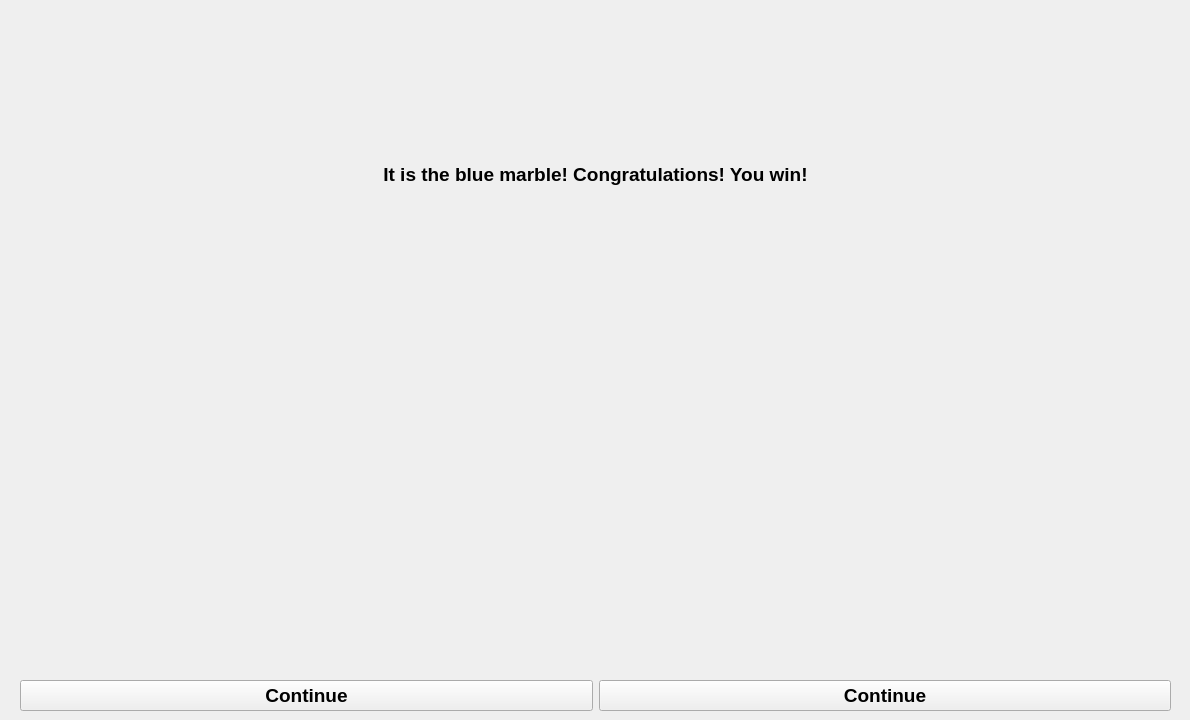
    <widget class="QWidget" name="page_practice_result">
     <widget class="QLabel" name="Practice_Result_B_blue_marble_pic">
      <property name="geometry">
       <rect>
        <x>1150</x>
        <y>450</y>
        <width>31</width>
        <height>31</height>
       </rect>
      </property>
      <property name="text">
       <string/>
      </property>
      <property name="pixmap">
       <pixmap>pics/blue_marble.png</pixmap>
      </property>
     </widget>
     <widget class="QLabel" name="Practice_Result_B_red_marble_pic">
      <property name="geometry">
       <rect>
        <x>1150</x>
        <y>560</y>
        <width>31</width>
        <height>31</height>
       </rect>
      </property>
      <property name="text">
       <string/>
      </property>
      <property name="pixmap">
       <pixmap>pics/red_marble.png</pixmap>
      </property>
     </widget>
     <widget class="QLabel" name="Practice_Result_A_blue_marble_pic">
      <property name="geometry">
       <rect>
        <x>-20</x>
        <y>450</y>
        <width>31</width>
        <height>31</height>
       </rect>
      </property>
      <property name="text">
       <string/>
      </property>
      <property name="pixmap">
       <pixmap>pics/blue_marble.png</pixmap>
      </property>
     </widget>
     <widget class="QWidget" name="gridLayoutWidget_8">
      <property name="geometry">
       <rect>
        <x>20</x>
        <y>10</y>
        <width>1151</width>
        <height>701</height>
       </rect>
      </property>
      <layout class="QGridLayout" name="Practice_Result_layout">
       <item row="2" column="1">
        <widget class="QLabel" name="Practice_result_Urn_B_pic">
         <property name="text">
          <string/>
         </property>
         <property name="pixmap">
          <pixmap>pics/urns_B_masked.png</pixmap>
         </property>
         <property name="alignment">
          <set>Qt::AlignCenter</set>
         </property>
        </widget>
       </item>
       <item row="1" column="0" colspan="2">
        <widget class="QLabel" name="Practice_Results_lbl">
         <property name="font">
          <font>
           <family>Arial</family>
           <pointsize>14</pointsize>
           <weight>75</weight>
           <bold>true</bold>
          </font>
         </property>
         <property name="locale">
          <locale language="English" country="UnitedKingdom"/>
         </property>
         <property name="text">
          <string>It is the blue marble! Congratulations! You win!</string>
         </property>
         <property name="alignment">
          <set>Qt::AlignCenter</set>
         </property>
         <property name="wordWrap">
          <bool>true</bool>
         </property>
        </widget>
       </item>
       <item row="3" column="0">
        <widget class="QPushButton" name="Practice_Choice_A_continue_bn">
         <property name="font">
          <font>
           <family>Arial</family>
           <pointsize>14</pointsize>
           <weight>75</weight>
           <bold>true</bold>
          </font>
         </property>
         <property name="text">
          <string>Continue</string>
         </property>
        </widget>
       </item>
       <item row="3" column="1">
        <widget class="QPushButton" name="Practice_Choice_B_continue_bn">
         <property name="font">
          <font>
           <family>Arial</family>
           <pointsize>14</pointsize>
           <weight>75</weight>
           <bold>true</bold>
          </font>
         </property>
         <property name="text">
          <string>Continue</string>
         </property>
        </widget>
       </item>
       <item row="2" column="0">
        <widget class="QLabel" name="Practice_result_Urn_A_pic">
         <property name="text">
          <string/>
         </property>
         <property name="pixmap">
          <pixmap>pics/urns_A_masked.png</pixmap>
         </property>
         <property name="alignment">
          <set>Qt::AlignCenter</set>
         </property>
        </widget>
       </item>
      </layout>
     </widget>
     <widget class="QLabel" name="Practice_Result_A_red_marble_pic">
      <property name="geometry">
       <rect>
        <x>-20</x>
        <y>540</y>
        <width>31</width>
        <height>31</height>
       </rect>
      </property>
      <property name="text">
       <string/>
      </property>
      <property name="pixmap">
       <pixmap>pics/red_marble.png</pixmap>
      </property>
     </widget>
     <zorder>Practice_Result_A_blue_marble_pic</zorder>
     <zorder>Practice_Result_A_red_marble_pic</zorder>
     <zorder>Practice_Result_B_blue_marble_pic</zorder>
     <zorder>Practice_Result_B_red_marble_pic</zorder>
     <zorder>gridLayoutWidget_8</zorder>
    </widget>
